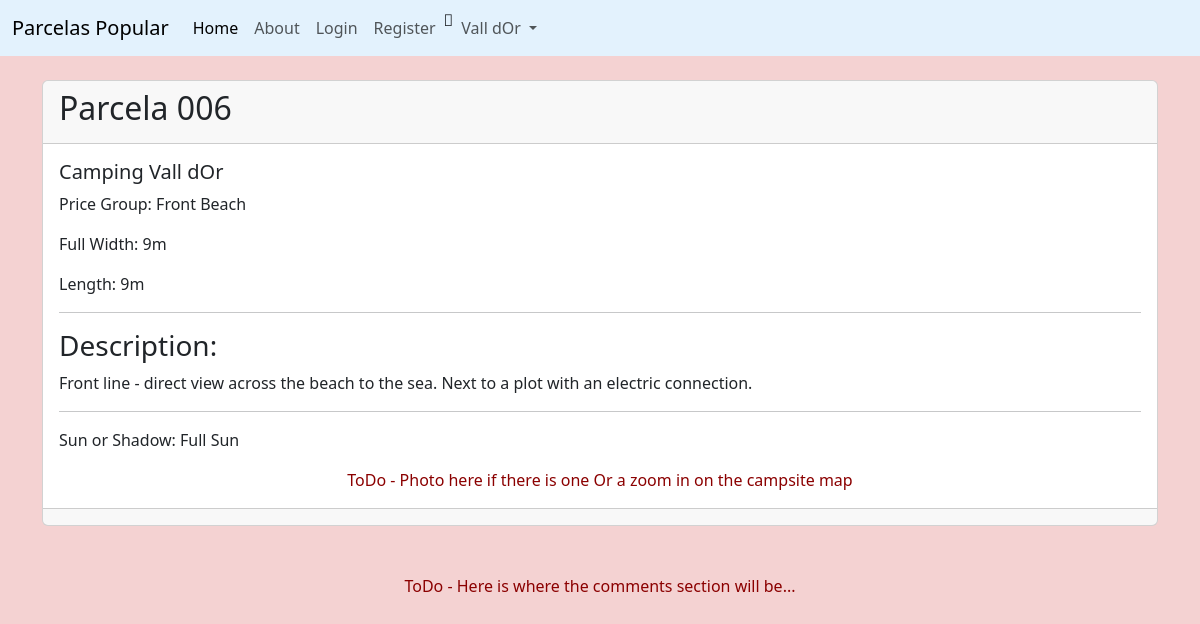
Screenshot of /show_parcela/6 with the database file from the repository.
### cvdor/models.py (models this page shows, shortened)
class Parcela(models.Model):
    number = models.CharField('Plot Number', max_length=20)
    campsite = models.ForeignKey(Campsite, blank=True, null=True, on_delete=models.CASCADE)
    group = models.ForeignKey('Group', blank=True, null=True, on_delete=models.CASCADE)
    width = models.IntegerField('Size', blank=True, null=True)
    length = models.IntegerField('Plot Length', blank=True, null=True)
    description = models.TextField('Description')
    sun = models.ForeignKey(Sun, blank=True, null=True, on_delete=models.CASCADE)

class Campsite(models.Model):
    name = models.CharField('Campsite Name', max_length=40)
    address = models.CharField(max_length=320)
    postcode = models.CharField('Postal Code', max_length=10)
    w3words = models.CharField(max_length=60)
    phone = models.CharField('Phone', max_length=25)
    web = models.URLField('Website Address')
    email_address = models.EmailField('Email Address')
    def __str__(self):
        return self.name

class Group(models.Model):
    name = models.CharField('Group', max_length=25)
    def __str__(self):
        return self.name

class Sun(models.Model):
    sun = models.CharField('SunOrShadow', max_length=25, default='sun')
    def __str__(self):
        return self.sun

### cvdor/views.py (the view)
# urls.py: path('show_parcela/<parcela_id>', views.show_parcela, name='show-parcela'),
def show_parcela(request, parcela_id):
    parcela = Parcela.objects.get(pk=parcela_id)
    return render(request, "show_parcela.html", {"parcela": parcela})

### cvdor/templates/show_parcela.html (shortened to what this page needs)
 {% extends 'base.html' %}
{% block content %}
<div class=container>
  <br/>
  <div class="card">
    <div class="card-header">
     <h2>Parcela {{ parcela.number }}</h2>
    </div>
      <div class="card-body">
           <h5 class="card-title">{{ parcela.campsite }}</h5>
           <p class="card-text">Price Group: {{ parcela.group }}</p>
           <p class="card-text">Full Width: {{ parcela.width }}m</p>
           <p class="card-text">Length: {{ parcela.length }}m</p>
       <hr>
       <h3>Description: </h3>
           <p class="card-text">{{ parcela.description }}</p>
       <hr>
           <p class="card-text">Sun or Shadow: {{ parcela.sun }}</p>
      </div>
    <div class="container text-center">
      <p class="todo"> ToDo -
         Photo here if there is one
         Or a zoom in on the campsite map</p>
    </div>
    <div class="card-footer text-body-secondary text-center">
     </div>
  </div>
<br><br>
<p class="todo text-center"> ToDo - Here is where the comments section will be...</p>
</div>
{% endblock %}

### cvdor/static/cvdor/css/style.css (style rules this page uses)
body { background-color: #f4d2d2; }
p.todo { color: darkred; text-align: center; background-color: darkyellow; }

### rows the page displays
Parcela: number "006", campsite "Camping Vall dOr", group "Front Beach", width "9", length "9", description "Front line - direct view across the beach to the sea. Next to a plot with an electric connection.", sun "Full Sun"
